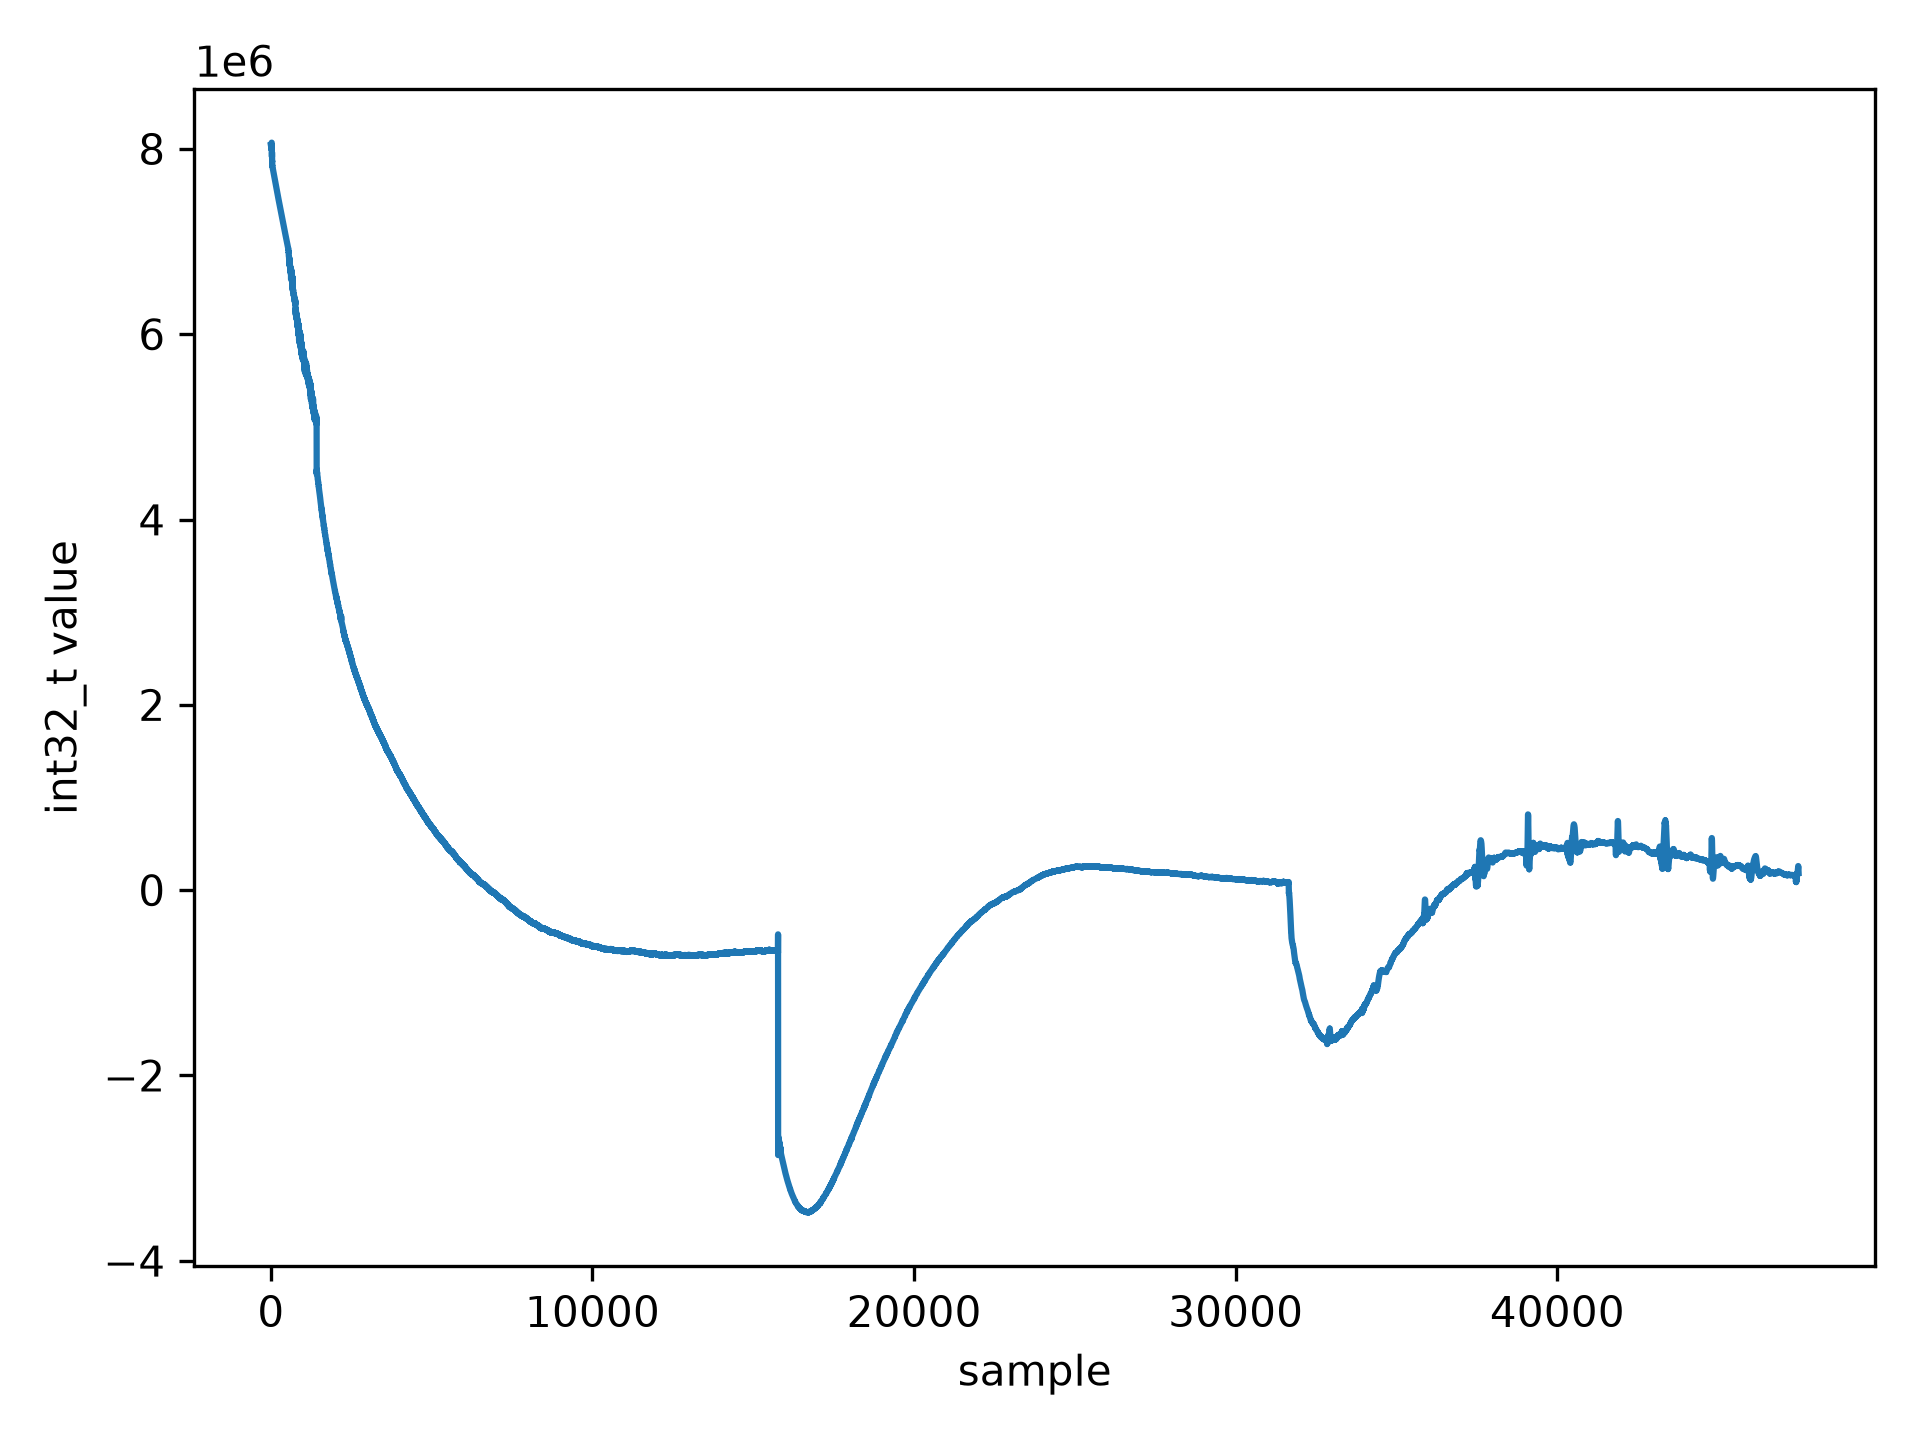

Source code (Python):
import matplotlib.pyplot as plt

values = []
with open('data.txt') as f:
    for line in f:
        try:
            if (line.strip() and -10000000 < int(line.strip()) < 10000000):
                values.append(int(line.strip()))
        except:
            pass

plt.plot(values)
plt.xlabel('sample')
plt.ylabel('int32_t value')
#plt.axvline(16000)
#plt.axvline(16000 * 2)
plt.tight_layout()
plt.savefig('plot.png', dpi=300)
